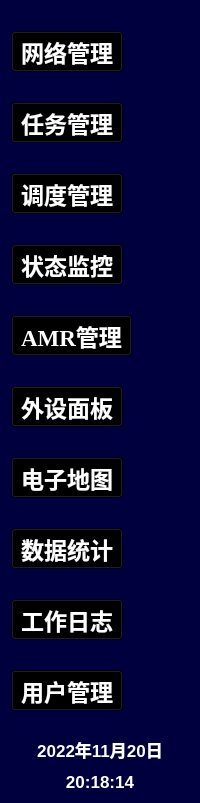
       <widget class="QWidget" name="widget_2" native="true">
        <property name="sizePolicy">
         <sizepolicy hsizetype="Preferred" vsizetype="Preferred">
          <horstretch>0</horstretch>
          <verstretch>0</verstretch>
         </sizepolicy>
        </property>
        <property name="styleSheet">
         <string notr="true">background-color: rgb(0, 0, 62);</string>
        </property>
        <layout class="QVBoxLayout" name="verticalLayout_3">
         <item>
          <layout class="QVBoxLayout" name="verticalLayout" stretch="1,1,1,1,1,1,1,1,1,1">
           <property name="spacing">
            <number>30</number>
           </property>
           <property name="topMargin">
            <number>20</number>
           </property>
           <property name="bottomMargin">
            <number>20</number>
           </property>
           <item>
            <widget class="QToolButton" name="netManage">
             <property name="sizePolicy">
              <sizepolicy hsizetype="Maximum" vsizetype="Preferred">
               <horstretch>0</horstretch>
               <verstretch>0</verstretch>
              </sizepolicy>
             </property>
             <property name="font">
              <font>
               <family>Agency FB</family>
               <pointsize>17</pointsize>
               <weight>75</weight>
               <bold>true</bold>
              </font>
             </property>
             <property name="styleSheet">
              <string notr="true">background-color:transparent;
color: rgb(255, 255, 255);</string>
             </property>
             <property name="text">
              <string>网络管理</string>
             </property>
             <property name="icon">
              <iconset resource="../res.qrc">
               <normaloff>:/res/01.png</normaloff>
               <normalon>:/res/01_on.png</normalon>:/res/01.png</iconset>
             </property>
             <property name="iconSize">
              <size>
               <width>50</width>
               <height>50</height>
              </size>
             </property>
             <property name="checkable">
              <bool>true</bool>
             </property>
             <property name="autoExclusive">
              <bool>true</bool>
             </property>
             <property name="popupMode">
              <enum>QToolButton::DelayedPopup</enum>
             </property>
             <property name="autoRaise">
              <bool>false</bool>
             </property>
            </widget>
           </item>
           <item>
            <widget class="QToolButton" name="offerManage">
             <property name="sizePolicy">
              <sizepolicy hsizetype="Maximum" vsizetype="Preferred">
               <horstretch>0</horstretch>
               <verstretch>0</verstretch>
              </sizepolicy>
             </property>
             <property name="font">
              <font>
               <family>Agency FB</family>
               <pointsize>17</pointsize>
               <weight>75</weight>
               <bold>true</bold>
              </font>
             </property>
             <property name="styleSheet">
              <string notr="true">background-color:transparent;
color: rgb(255, 255, 255);</string>
             </property>
             <property name="text">
              <string>任务管理</string>
             </property>
             <property name="icon">
              <iconset resource="../res.qrc">
               <normaloff>:/res/02.png</normaloff>
               <normalon>:/res/02_on.png</normalon>:/res/02.png</iconset>
             </property>
             <property name="iconSize">
              <size>
               <width>50</width>
               <height>50</height>
              </size>
             </property>
             <property name="checkable">
              <bool>true</bool>
             </property>
             <property name="autoExclusive">
              <bool>true</bool>
             </property>
            </widget>
           </item>
           <item>
            <widget class="QToolButton" name="diaoduManage">
             <property name="sizePolicy">
              <sizepolicy hsizetype="Maximum" vsizetype="Preferred">
               <horstretch>0</horstretch>
               <verstretch>0</verstretch>
              </sizepolicy>
             </property>
             <property name="font">
              <font>
               <family>Agency FB</family>
               <pointsize>17</pointsize>
               <weight>75</weight>
               <bold>true</bold>
              </font>
             </property>
             <property name="styleSheet">
              <string notr="true">background-color:transparent;
color: rgb(255, 255, 255);</string>
             </property>
             <property name="text">
              <string>调度管理</string>
             </property>
             <property name="icon">
              <iconset resource="../res.qrc">
               <normaloff>:/res/03.png</normaloff>
               <normalon>:/res/03_on.png</normalon>:/res/03.png</iconset>
             </property>
             <property name="iconSize">
              <size>
               <width>50</width>
               <height>50</height>
              </size>
             </property>
             <property name="checkable">
              <bool>true</bool>
             </property>
             <property name="autoExclusive">
              <bool>true</bool>
             </property>
            </widget>
           </item>
           <item>
            <widget class="QToolButton" name="stateMonitor">
             <property name="sizePolicy">
              <sizepolicy hsizetype="Maximum" vsizetype="Preferred">
               <horstretch>0</horstretch>
               <verstretch>0</verstretch>
              </sizepolicy>
             </property>
             <property name="font">
              <font>
               <family>Agency FB</family>
               <pointsize>17</pointsize>
               <weight>75</weight>
               <bold>true</bold>
              </font>
             </property>
             <property name="styleSheet">
              <string notr="true">background-color:transparent;
color: rgb(255, 255, 255);</string>
             </property>
             <property name="text">
              <string>状态监控</string>
             </property>
             <property name="icon">
              <iconset resource="../res.qrc">
               <normaloff>:/res/04.png</normaloff>
               <normalon>:/res/04_on.png</normalon>:/res/04.png</iconset>
             </property>
             <property name="iconSize">
              <size>
               <width>50</width>
               <height>50</height>
              </size>
             </property>
             <property name="checkable">
              <bool>true</bool>
             </property>
             <property name="autoExclusive">
              <bool>true</bool>
             </property>
            </widget>
           </item>
           <item>
            <widget class="QToolButton" name="AMRManage">
             <property name="sizePolicy">
              <sizepolicy hsizetype="Maximum" vsizetype="Preferred">
               <horstretch>0</horstretch>
               <verstretch>0</verstretch>
              </sizepolicy>
             </property>
             <property name="font">
              <font>
               <family>Times New Roman</family>
               <pointsize>17</pointsize>
               <weight>75</weight>
               <bold>true</bold>
              </font>
             </property>
             <property name="styleSheet">
              <string notr="true">background-color:transparent;
color: rgb(255, 255, 255);</string>
             </property>
             <property name="text">
              <string>AMR管理</string>
             </property>
             <property name="icon">
              <iconset resource="../res.qrc">
               <normaloff>:/res/05.png</normaloff>
               <normalon>:/res/05_on.png</normalon>:/res/05.png</iconset>
             </property>
             <property name="iconSize">
              <size>
               <width>50</width>
               <height>50</height>
              </size>
             </property>
             <property name="checkable">
              <bool>true</bool>
             </property>
             <property name="autoExclusive">
              <bool>true</bool>
             </property>
            </widget>
           </item>
           <item>
            <widget class="QToolButton" name="waishePanel">
             <property name="sizePolicy">
              <sizepolicy hsizetype="Maximum" vsizetype="Preferred">
               <horstretch>0</horstretch>
               <verstretch>0</verstretch>
              </sizepolicy>
             </property>
             <property name="font">
              <font>
               <family>Agency FB</family>
               <pointsize>17</pointsize>
               <weight>75</weight>
               <bold>true</bold>
              </font>
             </property>
             <property name="styleSheet">
              <string notr="true">background-color:transparent;
color: rgb(255, 255, 255);</string>
             </property>
             <property name="text">
              <string>外设面板</string>
             </property>
             <property name="icon">
              <iconset resource="../res.qrc">
               <normaloff>:/res/06.png</normaloff>
               <normalon>:/res/06_on.png</normalon>:/res/06.png</iconset>
             </property>
             <property name="iconSize">
              <size>
               <width>50</width>
               <height>50</height>
              </size>
             </property>
             <property name="checkable">
              <bool>true</bool>
             </property>
             <property name="autoExclusive">
              <bool>true</bool>
             </property>
            </widget>
           </item>
           <item>
            <widget class="QToolButton" name="elecMap">
             <property name="sizePolicy">
              <sizepolicy hsizetype="Maximum" vsizetype="Preferred">
               <horstretch>0</horstretch>
               <verstretch>0</verstretch>
              </sizepolicy>
             </property>
             <property name="font">
              <font>
               <family>Agency FB</family>
               <pointsize>17</pointsize>
               <weight>75</weight>
               <bold>true</bold>
              </font>
             </property>
             <property name="styleSheet">
              <string notr="true">background-color:transparent;
color: rgb(255, 255, 255);</string>
             </property>
             <property name="text">
              <string>电子地图</string>
             </property>
             <property name="icon">
              <iconset resource="../res.qrc">
               <normaloff>:/res/07.png</normaloff>
               <normalon>:/res/07_on.png</normalon>:/res/07.png</iconset>
             </property>
             <property name="iconSize">
              <size>
               <width>50</width>
               <height>50</height>
              </size>
             </property>
             <property name="checkable">
              <bool>true</bool>
             </property>
             <property name="autoExclusive">
              <bool>true</bool>
             </property>
            </widget>
           </item>
           <item>
            <widget class="QToolButton" name="dataCollect">
             <property name="sizePolicy">
              <sizepolicy hsizetype="Maximum" vsizetype="Preferred">
               <horstretch>0</horstretch>
               <verstretch>0</verstretch>
              </sizepolicy>
             </property>
             <property name="font">
              <font>
               <family>Agency FB</family>
               <pointsize>17</pointsize>
               <weight>75</weight>
               <bold>true</bold>
              </font>
             </property>
             <property name="styleSheet">
              <string notr="true">background-color:transparent;
color: rgb(255, 255, 255);</string>
             </property>
             <property name="text">
              <string>数据统计</string>
             </property>
             <property name="icon">
              <iconset resource="../res.qrc">
               <normaloff>:/res/08.png</normaloff>
               <normalon>:/res/08_on.png</normalon>:/res/08.png</iconset>
             </property>
             <property name="iconSize">
              <size>
               <width>50</width>
               <height>50</height>
              </size>
             </property>
             <property name="checkable">
              <bool>true</bool>
             </property>
             <property name="autoExclusive">
              <bool>true</bool>
             </property>
            </widget>
           </item>
           <item>
            <widget class="QToolButton" name="workData">
             <property name="sizePolicy">
              <sizepolicy hsizetype="Maximum" vsizetype="Preferred">
               <horstretch>0</horstretch>
               <verstretch>0</verstretch>
              </sizepolicy>
             </property>
             <property name="font">
              <font>
               <family>Agency FB</family>
               <pointsize>17</pointsize>
               <weight>75</weight>
               <bold>true</bold>
              </font>
             </property>
             <property name="styleSheet">
              <string notr="true">background-color:transparent;
color: rgb(255, 255, 255);
</string>
             </property>
             <property name="text">
              <string>工作日志</string>
             </property>
             <property name="icon">
              <iconset resource="../res.qrc">
               <normaloff>:/res/09.png</normaloff>
               <normalon>:/res/09_on.png</normalon>:/res/09.png</iconset>
             </property>
             <property name="iconSize">
              <size>
               <width>50</width>
               <height>50</height>
              </size>
             </property>
             <property name="checkable">
              <bool>true</bool>
             </property>
             <property name="autoExclusive">
              <bool>true</bool>
             </property>
            </widget>
           </item>
           <item>
            <widget class="QToolButton" name="userManage">
             <property name="sizePolicy">
              <sizepolicy hsizetype="Maximum" vsizetype="Preferred">
               <horstretch>0</horstretch>
               <verstretch>0</verstretch>
              </sizepolicy>
             </property>
             <property name="font">
              <font>
               <family>Agency FB</family>
               <pointsize>17</pointsize>
               <weight>75</weight>
               <bold>true</bold>
              </font>
             </property>
             <property name="styleSheet">
              <string notr="true">background-color:transparent;
color: rgb(255, 255, 255);</string>
             </property>
             <property name="text">
              <string>用户管理</string>
             </property>
             <property name="icon">
              <iconset resource="../res.qrc">
               <normaloff>:/res/10.png</normaloff>
               <normalon>:/res/10_on.png</normalon>:/res/10.png</iconset>
             </property>
             <property name="iconSize">
              <size>
               <width>50</width>
               <height>50</height>
              </size>
             </property>
             <property name="checkable">
              <bool>true</bool>
             </property>
             <property name="autoExclusive">
              <bool>true</bool>
             </property>
            </widget>
           </item>
          </layout>
         </item>
         <item>
          <layout class="QVBoxLayout" name="verticalLayout_2" stretch="1,1">
           <property name="spacing">
            <number>10</number>
           </property>
           <item>
            <widget class="QLabel" name="Date">
             <property name="font">
              <font>
               <pointsize>13</pointsize>
               <weight>75</weight>
               <bold>true</bold>
              </font>
             </property>
             <property name="styleSheet">
              <string notr="true">color: rgb(255, 255, 255);</string>
             </property>
             <property name="text">
              <string>2022年11月20日</string>
             </property>
             <property name="alignment">
              <set>Qt::AlignCenter</set>
             </property>
            </widget>
           </item>
           <item>
            <widget class="QLabel" name="Time">
             <property name="font">
              <font>
               <pointsize>13</pointsize>
               <weight>75</weight>
               <bold>true</bold>
              </font>
             </property>
             <property name="styleSheet">
              <string notr="true">
color: rgb(255, 255, 255);</string>
             </property>
             <property name="text">
              <string>20:18:14</string>
             </property>
             <property name="alignment">
              <set>Qt::AlignCenter</set>
             </property>
            </widget>
           </item>
          </layout>
         </item>
        </layout>
       </widget>
